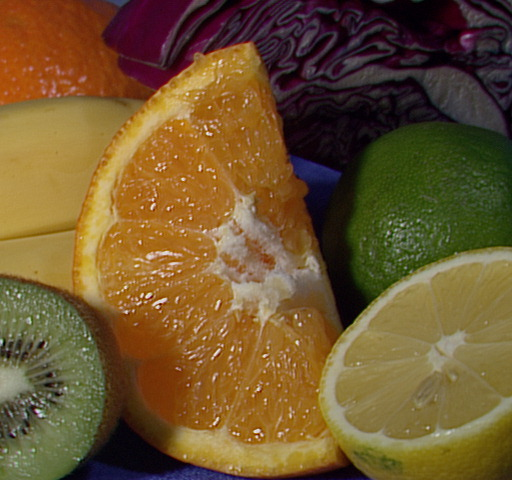
#> input picture OpenCV-Python-Tutorial/fruits.jpg, 512 x 480 px
$ python Rotation.py
#> lines starting #> are read from the running program, lines starting #| are printed output that depends on the picture
import cv2
import numpy as np

img = cv2.imread('fruits.jpg')
#> img is the input picture: shape (480, 512, 3); mean B, G, R 46.2, 85.6, 110.8
rows, cols, _ = img.shape
#> rows = 480; cols = 512


M = cv2.getRotationMatrix2D((cols/2, rows/2), 45, 1)
dst = cv2.warpAffine(img, M, (cols, rows))
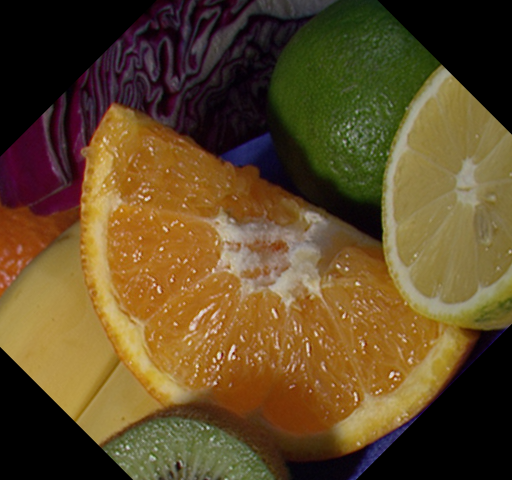
#> dst: shape (480, 512, 3); mean B, G, R 39, 73.9, 95.4

cv2.imshow('img', dst)
cv2.waitKey(0)
cv2.destroyAllWindows()

$ run again, with OpenCV-Python-Tutorial/dave.jpg copied over OpenCV-Python-Tutorial/fruits.jpg
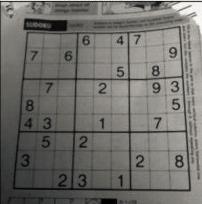
#> input picture OpenCV-Python-Tutorial/dave.jpg, 202 x 204 px
#> img is the input picture: shape (204, 202, 3); mean B, G, R 107.2, 111.1, 112.1
#> `dst = cv2.warpAffine(img, M, (cols, rows))`:
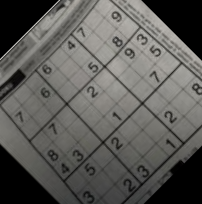
#> dst: shape (204, 202, 3); mean B, G, R 87.8, 91.1, 92

$ run again, with OpenCV-Python-Tutorial/gradient.png saved as OpenCV-Python-Tutorial/fruits.jpg
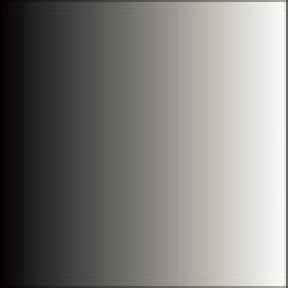
#> input picture OpenCV-Python-Tutorial/gradient.png, 144 x 144 px (shown 2 times larger)
#> img is the input picture: shape (144, 144, 3); mean B, G, R 122.4, 126, 127.3
#> `dst = cv2.warpAffine(img, M, (cols, rows))`:
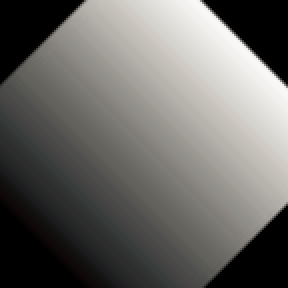
#> dst: shape (144, 144, 3) (shown 2 times larger); mean B, G, R 102.1, 105.3, 106.4
